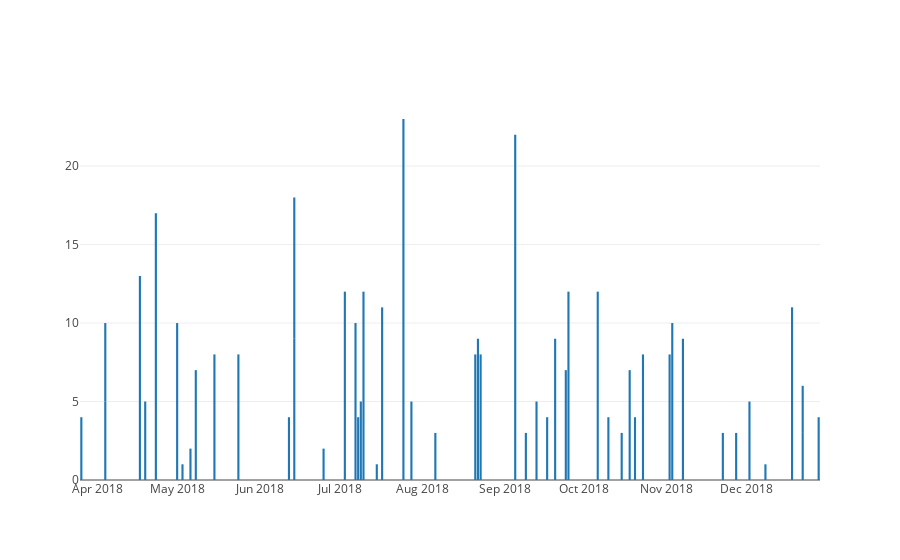

Notebook code for this chart:
### Code cell
# picked car
car = doprava_sub[doprava_sub['car_id'] == 236][['car_id', 'date', 'patients']].sort_values(by='date')
iplot([go.Bar(x=car.date, y=car.patients)])

### Figure 1 — Plotly figure (JSON) as saved in the notebook; plotly's stock layout.template omitted (floating-point values rounded to 4 significant figures)
{"data": [{"type": "bar", "uid": "ad79bc43-01e9-4384-aee5-857e3a761e87", "x": ["2018-03-26", "2018-04-04", "2018-04-04", "2018-04-17", "2018-04-19", "2018-04-23", "2018-05-01", "2018-05-03", "2018-05-06", "2018-05-08", "2018-05-15", "2018-05-24", "2018-06-12", "2018-06-14", "2018-06-14", "2018-06-25", "2018-07-03", "2018-07-07", "2018-07-08", "2018-07-09", "2018-07-10", "2018-07-15", "2018-07-17", "2018-07-25", "2018-07-28", "2018-08-06", "2018-08-21", "2018-08-22", "2018-08-23", "2018-09-05", "2018-09-09", "2018-09-13", "2018-09-17", "2018-09-20", "2018-09-24", "2018-09-25", "2018-10-06", "2018-10-10", "2018-10-15", "2018-10-18", "2018-10-20", "2018-10-23", "2018-11-02", "2018-11-03", "2018-11-07", "2018-11-22", "2018-11-27", "2018-12-02", "2018-12-08", "2018-12-18", "2018-12-22", "2018-12-22", "2018-12-28"], "y": [4, 5, 5, 13, 5, 17, 10, 1, 2, 7, 8, 8, 4, 9, 9, 2, 12, 10, 4, 5, 12, 1, 11, 23, 5, 3, 8, 9, 8, 22, 3, 5, 4, 9, 7, 12, 12, 4, 3, 7, 4, 8, 8, 10, 9, 3, 3, 5, 1, 11, 3, 3, 4]}], "layout": {}}
